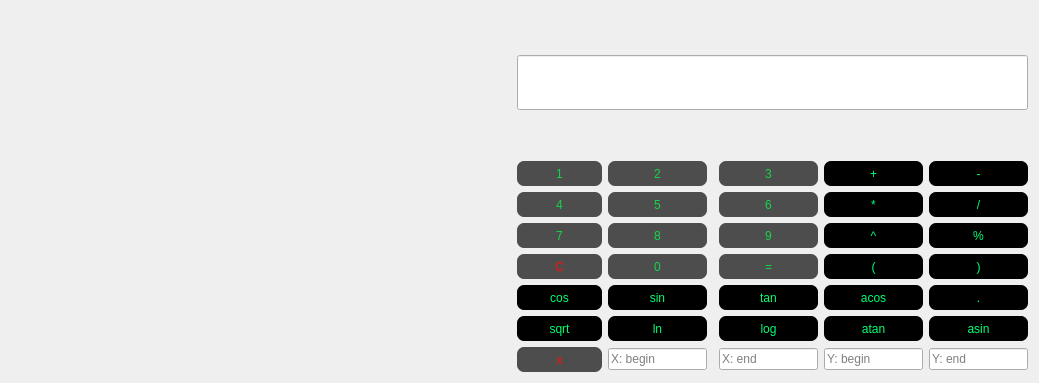
<?xml version="1.0" encoding="UTF-8"?>
<ui version="4.0">
 <class>Reckoner</class>
 <widget class="QWidget" name="Reckoner">
  <property name="geometry">
   <rect>
    <x>0</x>
    <y>0</y>
    <width>1039</width>
    <height>383</height>
   </rect>
  </property>
  <property name="minimumSize">
   <size>
    <width>1039</width>
    <height>383</height>
   </size>
  </property>
  <property name="maximumSize">
   <size>
    <width>1039</width>
    <height>383</height>
   </size>
  </property>
  <property name="windowTitle">
   <string>Reckoner</string>
  </property>
  <layout class="QGridLayout" name="gridLayout">
   <item row="8" column="3">
    <widget class="QLineEdit" name="xBeginLine">
     <property name="mouseTracking">
      <bool>true</bool>
     </property>
     <property name="focusPolicy">
      <enum>Qt::ClickFocus</enum>
     </property>
     <property name="inputMethodHints">
      <set>Qt::ImhPreferNumbers</set>
     </property>
     <property name="text">
      <string/>
     </property>
     <property name="placeholderText">
      <string>X: begin</string>
     </property>
    </widget>
   </item>
   <item row="4" column="2">
    <widget class="QPushButton" name="pushButton_7">
     <property name="styleSheet">
      <string notr="true">background-color: rgb(78, 77, 78);
border-width: 1px;
border-radius: 7px;
color: rgba(2, 255, 70, 194);
height: 25px;</string>
     </property>
     <property name="text">
      <string>7</string>
     </property>
    </widget>
   </item>
   <item row="5" column="7">
    <widget class="QPushButton" name="pushButton_square_close">
     <property name="styleSheet">
      <string notr="true">background-color: rgb(0, 0, 0);
border-width: 1px;
border-radius: 7px;
color: rgb(0, 255, 114);
height: 25px;</string>
     </property>
     <property name="text">
      <string>)</string>
     </property>
    </widget>
   </item>
   <item row="0" column="2" rowspan="2" colspan="6">
    <widget class="QLineEdit" name="inputLine">
     <property name="sizePolicy">
      <sizepolicy hsizetype="Expanding" vsizetype="Expanding">
       <horstretch>0</horstretch>
       <verstretch>0</verstretch>
      </sizepolicy>
     </property>
     <property name="maximumSize">
      <size>
       <width>16777215</width>
       <height>55</height>
      </size>
     </property>
     <property name="font">
      <font>
       <family>Arial</family>
       <pointsize>16</pointsize>
       <bold>false</bold>
       <kerning>true</kerning>
      </font>
     </property>
     <property name="inputMethodHints">
      <set>Qt::ImhNone</set>
     </property>
     <property name="text">
      <string/>
     </property>
     <property name="alignment">
      <set>Qt::AlignRight|Qt::AlignTrailing|Qt::AlignVCenter</set>
     </property>
     <property name="dragEnabled">
      <bool>false</bool>
     </property>
     <property name="readOnly">
      <bool>true</bool>
     </property>
    </widget>
   </item>
   <item row="8" column="5">
    <widget class="QLineEdit" name="xEndLine">
     <property name="mouseTracking">
      <bool>true</bool>
     </property>
     <property name="focusPolicy">
      <enum>Qt::ClickFocus</enum>
     </property>
     <property name="text">
      <string/>
     </property>
     <property name="placeholderText">
      <string>X: end</string>
     </property>
    </widget>
   </item>
   <item row="6" column="2">
    <widget class="QPushButton" name="pushButton_cos">
     <property name="sizeIncrement">
      <size>
       <width>0</width>
       <height>0</height>
      </size>
     </property>
     <property name="baseSize">
      <size>
       <width>0</width>
       <height>0</height>
      </size>
     </property>
     <property name="styleSheet">
      <string notr="true">background-color: rgb(0, 0, 0);
border-width: 1px;
border-radius: 7px;
color: rgb(0, 255, 114);
height: 25px;</string>
     </property>
     <property name="text">
      <string>cos</string>
     </property>
    </widget>
   </item>
   <item row="7" column="6">
    <widget class="QPushButton" name="pushButton_atan">
     <property name="styleSheet">
      <string notr="true">background-color: rgb(0, 0, 0);
border-width: 1px;
border-radius: 7px;
color: rgb(0, 255, 114);
height: 25px;</string>
     </property>
     <property name="text">
      <string>atan</string>
     </property>
    </widget>
   </item>
   <item row="5" column="6">
    <widget class="QPushButton" name="pushButton_square_open">
     <property name="styleSheet">
      <string notr="true">background-color: rgb(0, 0, 0);
border-width: 1px;
border-radius: 7px;
color: rgb(0, 255, 114);
height: 25px;</string>
     </property>
     <property name="text">
      <string>(</string>
     </property>
    </widget>
   </item>
   <item row="2" column="3">
    <widget class="QPushButton" name="pushButton_2">
     <property name="styleSheet">
      <string notr="true">background-color: rgb(78, 77, 78);
border-width: 1px;
border-radius: 7px;
color: rgba(2, 255, 70, 194);
height: 25px;</string>
     </property>
     <property name="text">
      <string>2</string>
     </property>
    </widget>
   </item>
   <item row="7" column="3">
    <widget class="QPushButton" name="pushButton_ln">
     <property name="styleSheet">
      <string notr="true">background-color: rgb(0, 0, 0);
border-width: 1px;
border-radius: 7px;
color: rgb(0, 255, 114);
height: 25px;</string>
     </property>
     <property name="text">
      <string>ln</string>
     </property>
    </widget>
   </item>
   <item row="2" column="6">
    <widget class="QPushButton" name="pushButton_plus">
     <property name="styleSheet">
      <string notr="true">background-color: rgb(0, 0, 0);
border-width: 1px;
border-radius: 7px;
color: rgb(0, 255, 114);
height: 25px;</string>
     </property>
     <property name="text">
      <string>+</string>
     </property>
    </widget>
   </item>
   <item row="7" column="5">
    <widget class="QPushButton" name="pushButton_log">
     <property name="mouseTracking">
      <bool>true</bool>
     </property>
     <property name="styleSheet">
      <string notr="true">background-color: rgb(0, 0, 0);
border-width: 1px;
border-radius: 7px;
color: rgb(0, 255, 114);
height: 25px;</string>
     </property>
     <property name="text">
      <string>log</string>
     </property>
    </widget>
   </item>
   <item row="7" column="2">
    <widget class="QPushButton" name="pushButton_sqrt">
     <property name="palette">
      <palette>
       <active>
        <colorrole role="WindowText">
         <brush brushstyle="SolidPattern">
          <color alpha="255">
           <red>0</red>
           <green>255</green>
           <blue>114</blue>
          </color>
         </brush>
        </colorrole>
        <colorrole role="Button">
         <brush brushstyle="SolidPattern">
          <color alpha="255">
           <red>0</red>
           <green>0</green>
           <blue>0</blue>
          </color>
         </brush>
        </colorrole>
        <colorrole role="Text">
         <brush brushstyle="SolidPattern">
          <color alpha="255">
           <red>0</red>
           <green>255</green>
           <blue>114</blue>
          </color>
         </brush>
        </colorrole>
        <colorrole role="ButtonText">
         <brush brushstyle="SolidPattern">
          <color alpha="255">
           <red>0</red>
           <green>255</green>
           <blue>114</blue>
          </color>
         </brush>
        </colorrole>
        <colorrole role="Base">
         <brush brushstyle="SolidPattern">
          <color alpha="255">
           <red>0</red>
           <green>0</green>
           <blue>0</blue>
          </color>
         </brush>
        </colorrole>
        <colorrole role="Window">
         <brush brushstyle="SolidPattern">
          <color alpha="255">
           <red>0</red>
           <green>0</green>
           <blue>0</blue>
          </color>
         </brush>
        </colorrole>
        <colorrole role="PlaceholderText">
         <brush brushstyle="SolidPattern">
          <color alpha="255">
           <red>0</red>
           <green>255</green>
           <blue>114</blue>
          </color>
         </brush>
        </colorrole>
       </active>
       <inactive>
        <colorrole role="WindowText">
         <brush brushstyle="SolidPattern">
          <color alpha="255">
           <red>0</red>
           <green>255</green>
           <blue>114</blue>
          </color>
         </brush>
        </colorrole>
        <colorrole role="Button">
         <brush brushstyle="SolidPattern">
          <color alpha="255">
           <red>0</red>
           <green>0</green>
           <blue>0</blue>
          </color>
         </brush>
        </colorrole>
        <colorrole role="Text">
         <brush brushstyle="SolidPattern">
          <color alpha="255">
           <red>0</red>
           <green>255</green>
           <blue>114</blue>
          </color>
         </brush>
        </colorrole>
        <colorrole role="ButtonText">
         <brush brushstyle="SolidPattern">
          <color alpha="255">
           <red>0</red>
           <green>255</green>
           <blue>114</blue>
          </color>
         </brush>
        </colorrole>
        <colorrole role="Base">
         <brush brushstyle="SolidPattern">
          <color alpha="255">
           <red>0</red>
           <green>0</green>
           <blue>0</blue>
          </color>
         </brush>
        </colorrole>
        <colorrole role="Window">
         <brush brushstyle="SolidPattern">
          <color alpha="255">
           <red>0</red>
           <green>0</green>
           <blue>0</blue>
          </color>
         </brush>
        </colorrole>
        <colorrole role="PlaceholderText">
         <brush brushstyle="SolidPattern">
          <color alpha="255">
           <red>0</red>
           <green>255</green>
           <blue>114</blue>
          </color>
         </brush>
        </colorrole>
       </inactive>
       <disabled>
        <colorrole role="WindowText">
         <brush brushstyle="SolidPattern">
          <color alpha="255">
           <red>0</red>
           <green>255</green>
           <blue>114</blue>
          </color>
         </brush>
        </colorrole>
        <colorrole role="Button">
         <brush brushstyle="SolidPattern">
          <color alpha="255">
           <red>0</red>
           <green>0</green>
           <blue>0</blue>
          </color>
         </brush>
        </colorrole>
        <colorrole role="Text">
         <brush brushstyle="SolidPattern">
          <color alpha="255">
           <red>0</red>
           <green>255</green>
           <blue>114</blue>
          </color>
         </brush>
        </colorrole>
        <colorrole role="ButtonText">
         <brush brushstyle="SolidPattern">
          <color alpha="255">
           <red>0</red>
           <green>255</green>
           <blue>114</blue>
          </color>
         </brush>
        </colorrole>
        <colorrole role="Base">
         <brush brushstyle="SolidPattern">
          <color alpha="255">
           <red>0</red>
           <green>0</green>
           <blue>0</blue>
          </color>
         </brush>
        </colorrole>
        <colorrole role="Window">
         <brush brushstyle="SolidPattern">
          <color alpha="255">
           <red>0</red>
           <green>0</green>
           <blue>0</blue>
          </color>
         </brush>
        </colorrole>
        <colorrole role="PlaceholderText">
         <brush brushstyle="SolidPattern">
          <color alpha="255">
           <red>0</red>
           <green>255</green>
           <blue>114</blue>
          </color>
         </brush>
        </colorrole>
       </disabled>
      </palette>
     </property>
     <property name="styleSheet">
      <string notr="true">background-color: rgb(0, 0, 0);
border-width: 1px;
border-radius: 7px;
color: rgb(0, 255, 114);
height: 25px;</string>
     </property>
     <property name="text">
      <string>sqrt</string>
     </property>
    </widget>
   </item>
   <item row="8" column="6">
    <widget class="QLineEdit" name="yBeginLine">
     <property name="mouseTracking">
      <bool>true</bool>
     </property>
     <property name="focusPolicy">
      <enum>Qt::ClickFocus</enum>
     </property>
     <property name="text">
      <string/>
     </property>
     <property name="placeholderText">
      <string>Y: begin</string>
     </property>
    </widget>
   </item>
   <item row="8" column="2">
    <widget class="QPushButton" name="pushButton_x">
     <property name="enabled">
      <bool>true</bool>
     </property>
     <property name="minimumSize">
      <size>
       <width>85</width>
       <height>0</height>
      </size>
     </property>
     <property name="styleSheet">
      <string notr="true">background-color: rgb(78, 77, 78);
border-width: 1px;
border-radius: 7px;
color: rgb(255, 14, 0);
height: 25px;</string>
     </property>
     <property name="text">
      <string>x</string>
     </property>
    </widget>
   </item>
   <item row="5" column="3">
    <widget class="QPushButton" name="pushButton_0">
     <property name="styleSheet">
      <string notr="true">background-color: rgb(78, 77, 78);
border-width: 1px;
border-radius: 7px;
color: rgba(2, 255, 70, 194);
height: 25px;</string>
     </property>
     <property name="text">
      <string>0</string>
     </property>
    </widget>
   </item>
   <item row="2" column="7">
    <widget class="QPushButton" name="pushButton_minus">
     <property name="styleSheet">
      <string notr="true">background-color: rgb(0, 0, 0);
border-width: 1px;
border-radius: 7px;
color: rgb(0, 255, 114);
height: 25px;</string>
     </property>
     <property name="text">
      <string>-</string>
     </property>
    </widget>
   </item>
   <item row="5" column="2">
    <widget class="QPushButton" name="pushButton_C">
     <property name="styleSheet">
      <string notr="true">background-color: rgb(78, 77, 78);
border-width: 1px;
border-radius: 7px;
color: rgb(255, 14, 0);
height: 25px;</string>
     </property>
     <property name="text">
      <string>C</string>
     </property>
    </widget>
   </item>
   <item row="6" column="5">
    <widget class="QPushButton" name="pushButton_tan">
     <property name="styleSheet">
      <string notr="true">background-color: rgb(0, 0, 0);
border-width: 1px;
border-radius: 7px;
color: rgb(0, 255, 114);
height: 25px;</string>
     </property>
     <property name="text">
      <string>tan</string>
     </property>
    </widget>
   </item>
   <item row="6" column="7">
    <widget class="QPushButton" name="pushButton_dot">
     <property name="styleSheet">
      <string notr="true">background-color: rgb(0, 0, 0);
border-width: 1px;
border-radius: 7px;
color: rgb(0, 255, 114);
height: 25px;</string>
     </property>
     <property name="text">
      <string>.</string>
     </property>
    </widget>
   </item>
   <item row="6" column="6">
    <widget class="QPushButton" name="pushButton_acos">
     <property name="styleSheet">
      <string notr="true">background-color: rgb(0, 0, 0);
border-width: 1px;
border-radius: 7px;
color: rgb(0, 255, 114);
height: 25px;</string>
     </property>
     <property name="text">
      <string>acos</string>
     </property>
    </widget>
   </item>
   <item row="4" column="3">
    <widget class="QPushButton" name="pushButton_8">
     <property name="styleSheet">
      <string notr="true">background-color: rgb(78, 77, 78);
border-width: 1px;
border-radius: 7px;
color: rgba(2, 255, 70, 194);
height: 25px;</string>
     </property>
     <property name="text">
      <string>8</string>
     </property>
    </widget>
   </item>
   <item row="6" column="3">
    <widget class="QPushButton" name="pushButton_sin">
     <property name="styleSheet">
      <string notr="true">background-color: rgb(0, 0, 0);
border-width: 1px;
border-radius: 7px;
color: rgb(0, 255, 114);
height: 25px;</string>
     </property>
     <property name="text">
      <string>sin</string>
     </property>
    </widget>
   </item>
   <item row="3" column="2">
    <widget class="QPushButton" name="pushButton_4">
     <property name="styleSheet">
      <string notr="true">background-color: rgb(78, 77, 78);
border-width: 1px;
border-radius: 7px;
color: rgba(2, 255, 70, 194);
height: 25px;</string>
     </property>
     <property name="text">
      <string>4</string>
     </property>
    </widget>
   </item>
   <item row="2" column="2">
    <widget class="QPushButton" name="pushButton_1">
     <property name="styleSheet">
      <string notr="true">background-color: rgb(78, 77, 78);
border-width: 1px;
border-radius: 7px;
color: rgba(2, 255, 70, 194);
height: 25px;</string>
     </property>
     <property name="text">
      <string>1</string>
     </property>
    </widget>
   </item>
   <item row="4" column="6">
    <widget class="QPushButton" name="pushButton_pow">
     <property name="styleSheet">
      <string notr="true">background-color: rgb(0, 0, 0);
border-width: 1px;
border-radius: 7px;
color: rgb(0, 255, 114);
height: 25px;</string>
     </property>
     <property name="text">
      <string>^</string>
     </property>
    </widget>
   </item>
   <item row="7" column="7">
    <widget class="QPushButton" name="pushButton_asin">
     <property name="styleSheet">
      <string notr="true">background-color: rgb(0, 0, 0);
border-width: 1px;
border-radius: 7px;
color: rgb(0, 255, 114);
height: 25px;</string>
     </property>
     <property name="text">
      <string>asin</string>
     </property>
    </widget>
   </item>
   <item row="4" column="5">
    <widget class="QPushButton" name="pushButton_9">
     <property name="styleSheet">
      <string notr="true">background-color: rgb(78, 77, 78);
border-width: 1px;
border-radius: 7px;
color: rgba(2, 255, 70, 194);
height: 25px;</string>
     </property>
     <property name="text">
      <string>9</string>
     </property>
    </widget>
   </item>
   <item row="4" column="7">
    <widget class="QPushButton" name="pushButton_mod">
     <property name="styleSheet">
      <string notr="true">background-color: rgb(0, 0, 0);
border-width: 1px;
border-radius: 7px;
color: rgb(0, 255, 114);
height: 25px;</string>
     </property>
     <property name="text">
      <string>%</string>
     </property>
    </widget>
   </item>
   <item row="3" column="3">
    <widget class="QPushButton" name="pushButton_5">
     <property name="styleSheet">
      <string notr="true">background-color: rgb(78, 77, 78);
border-width: 1px;
border-radius: 7px;
color: rgba(2, 255, 70, 194);
height: 25px;</string>
     </property>
     <property name="text">
      <string>5</string>
     </property>
    </widget>
   </item>
   <item row="5" column="5">
    <widget class="QPushButton" name="pushButton_eq">
     <property name="styleSheet">
      <string notr="true">background-color: rgb(78, 77, 78);
border-width: 1px;
border-radius: 7px;
color: rgba(2, 255, 70, 194);
height: 25px;</string>
     </property>
     <property name="text">
      <string>=</string>
     </property>
    </widget>
   </item>
   <item row="3" column="7">
    <widget class="QPushButton" name="pushButton_div">
     <property name="styleSheet">
      <string notr="true">background-color: rgb(0, 0, 0);
border-width: 1px;
border-radius: 7px;
color: rgb(0, 255, 114);
height: 25px;</string>
     </property>
     <property name="text">
      <string>/</string>
     </property>
    </widget>
   </item>
   <item row="8" column="7">
    <widget class="QLineEdit" name="yEndLine">
     <property name="mouseTracking">
      <bool>true</bool>
     </property>
     <property name="focusPolicy">
      <enum>Qt::ClickFocus</enum>
     </property>
     <property name="text">
      <string/>
     </property>
     <property name="placeholderText">
      <string>Y: end</string>
     </property>
    </widget>
   </item>
   <item row="3" column="5">
    <widget class="QPushButton" name="pushButton_6">
     <property name="styleSheet">
      <string notr="true">background-color: rgb(78, 77, 78);
border-width: 1px;
border-radius: 7px;
color: rgba(2, 255, 70, 194);
height: 25px;</string>
     </property>
     <property name="text">
      <string>6</string>
     </property>
    </widget>
   </item>
   <item row="2" column="5">
    <widget class="QPushButton" name="pushButton_3">
     <property name="styleSheet">
      <string notr="true">background-color: rgb(78, 77, 78);
border-width: 1px;
border-radius: 7px;
color: rgba(2, 255, 70, 194);
height: 25px;</string>
     </property>
     <property name="text">
      <string>3</string>
     </property>
    </widget>
   </item>
   <item row="3" column="6">
    <widget class="QPushButton" name="pushButton_mult">
     <property name="styleSheet">
      <string notr="true">background-color: rgb(0, 0, 0);
border-width: 1px;
border-radius: 7px;
color: rgb(0, 255, 114);
height: 25px;</string>
     </property>
     <property name="text">
      <string>*</string>
     </property>
    </widget>
   </item>
   <item row="0" column="0" rowspan="9">
    <widget class="QCustomPlot" name="widget" native="true">
     <property name="minimumSize">
      <size>
       <width>500</width>
       <height>315</height>
      </size>
     </property>
     <property name="maximumSize">
      <size>
       <width>500</width>
       <height>315</height>
      </size>
     </property>
    </widget>
   </item>
  </layout>
 </widget>
 <customwidgets>
  <customwidget>
   <class>QCustomPlot</class>
   <extends>QWidget</extends>
   <header>qcustomplot.h</header>
   <container>1</container>
  </customwidget>
 </customwidgets>
 <resources/>
 <connections/>
</ui>
